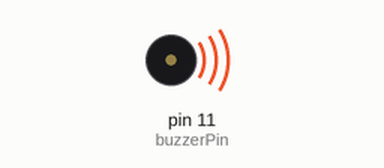
Recording of a sketch running on a simulated Arduino Uno, built with avr-gcc and run on an emulated ATmega328P. Parts: buzzer (waves = sounding).

Above: at 0.5 s.
Timing chart, 0 to 4.6 s (numbered marks = the images above):
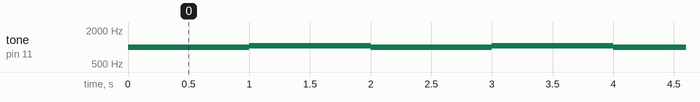

Measured:
- by itself, tone on pin 11 (buzzerPin): alternates 1050 Hz for 1.0 s and 1000 Hz for 1.0 s

The sketch:

buzzer.ino
```cpp
const int buzzerPin = 11;
int buzzerTone = 1000;
void setup() {
}
void loop() {
tone(buzzerPin, buzzerTone);
delay(1000);
noTone(buzzerPin);

buzzerTone += 50;
tone(buzzerPin, buzzerTone);
delay(1000);
noTone(buzzerPin);

buzzerTone -= 50;
}
```
